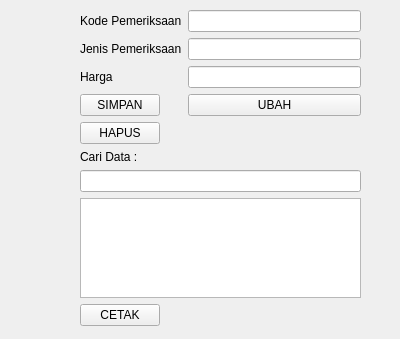
<?xml version="1.0" encoding="UTF-8"?>
<ui version="4.0">
 <class>Form</class>
 <widget class="QWidget" name="Form">
  <property name="geometry">
   <rect>
    <x>0</x>
    <y>0</y>
    <width>400</width>
    <height>339</height>
   </rect>
  </property>
  <property name="windowTitle">
   <string>Form</string>
  </property>
  <widget class="QWidget" name="formLayoutWidget">
   <property name="geometry">
    <rect>
     <x>80</x>
     <y>10</y>
     <width>281</width>
     <height>316</height>
    </rect>
   </property>
   <layout class="QFormLayout" name="formLayout">
    <item row="0" column="0">
     <widget class="QLabel" name="kodePemeriksaanLabel">
      <property name="text">
       <string>Kode Pemeriksaan</string>
      </property>
     </widget>
    </item>
    <item row="0" column="1">
     <widget class="QLineEdit" name="kodePemeriksaanLineEdit"/>
    </item>
    <item row="1" column="0">
     <widget class="QLabel" name="jenisPemeriksaanLabel">
      <property name="text">
       <string>Jenis Pemeriksaan</string>
      </property>
     </widget>
    </item>
    <item row="1" column="1">
     <widget class="QLineEdit" name="jenisPemeriksaanLineEdit"/>
    </item>
    <item row="2" column="0">
     <widget class="QLabel" name="hargaLabel">
      <property name="text">
       <string>Harga</string>
      </property>
     </widget>
    </item>
    <item row="2" column="1">
     <widget class="QLineEdit" name="hargaLineEdit"/>
    </item>
    <item row="3" column="0">
     <widget class="QPushButton" name="simpanButton">
      <property name="text">
       <string>SIMPAN</string>
      </property>
     </widget>
    </item>
    <item row="3" column="1">
     <widget class="QPushButton" name="ubahButton">
      <property name="text">
       <string>UBAH</string>
      </property>
     </widget>
    </item>
    <item row="4" column="0">
     <widget class="QPushButton" name="hapusButton">
      <property name="text">
       <string>HAPUS</string>
      </property>
     </widget>
    </item>
    <item row="9" column="0" colspan="2">
     <widget class="QTableWidget" name="pemeriksaanTableWidget"/>
    </item>
    <item row="8" column="0" colspan="2">
     <widget class="QLineEdit" name="cariLineEdit"/>
    </item>
    <item row="7" column="0">
     <widget class="QLabel" name="CariLabel">
      <property name="text">
       <string>Cari Data :</string>
      </property>
     </widget>
    </item>
    <item row="10" column="0">
     <widget class="QPushButton" name="cetakButton">
      <property name="text">
       <string>CETAK</string>
      </property>
     </widget>
    </item>
   </layout>
  </widget>
 </widget>
 <resources/>
 <connections/>
</ui>
